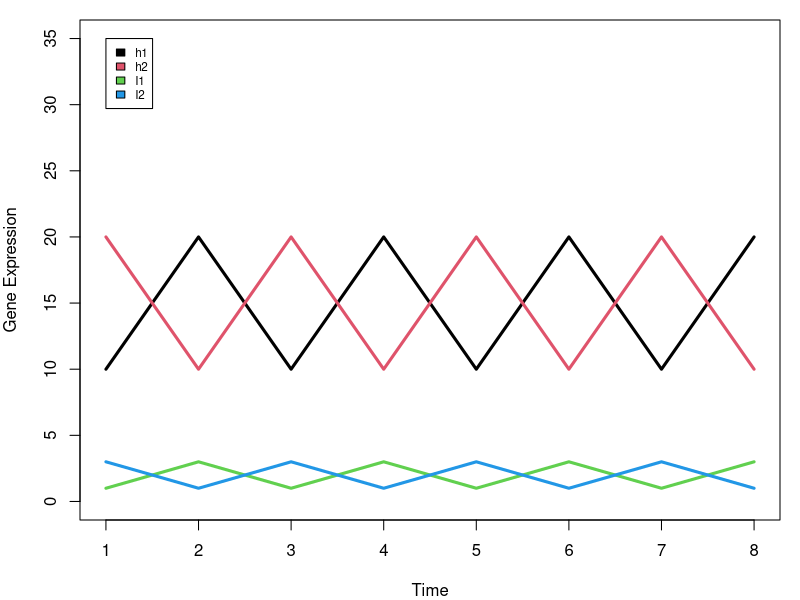
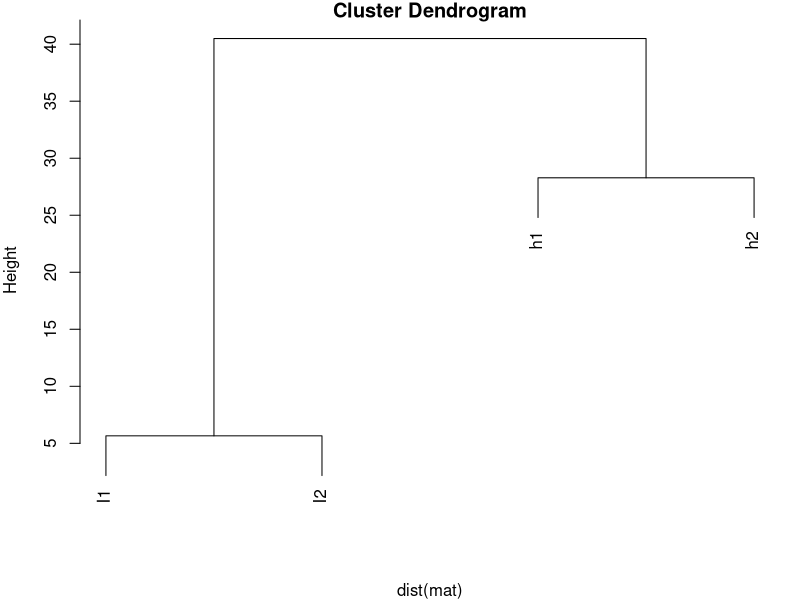
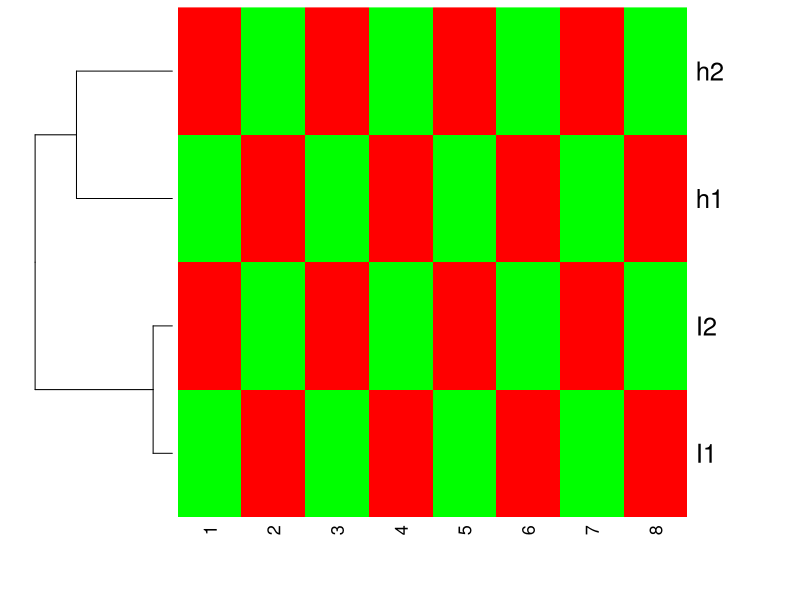
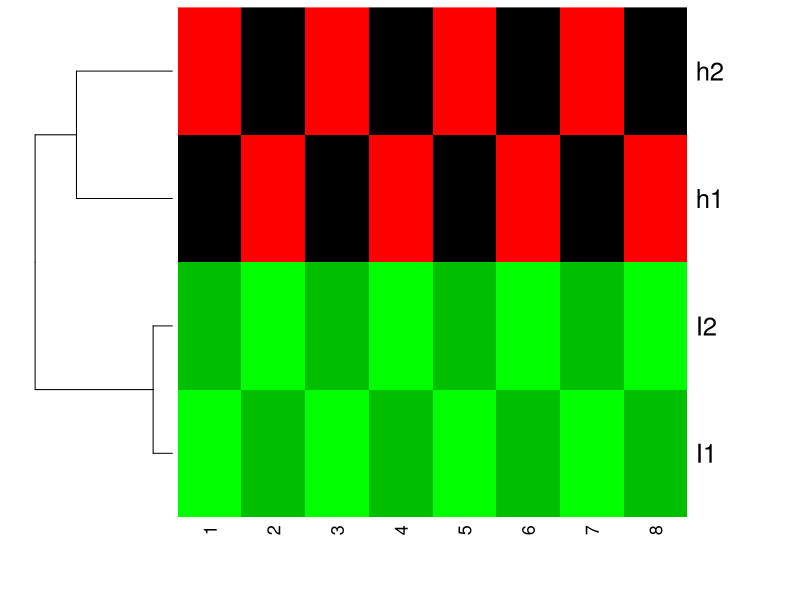
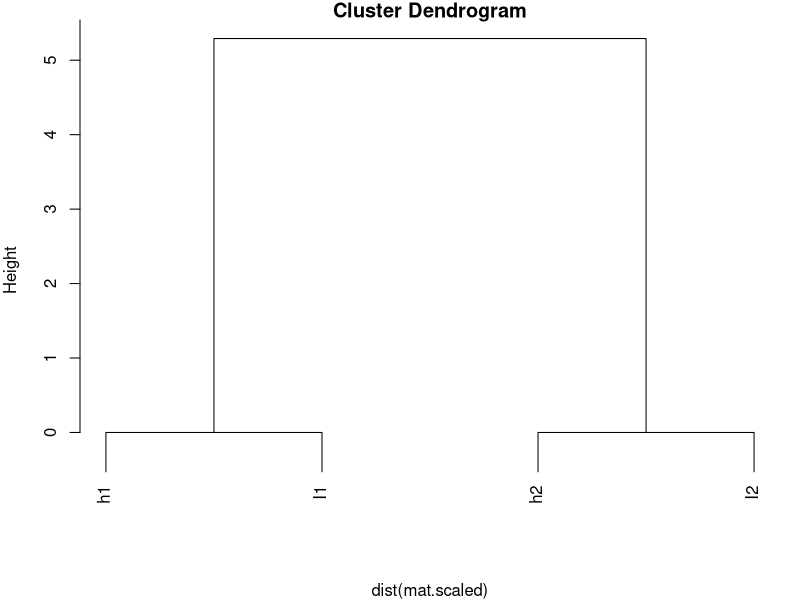
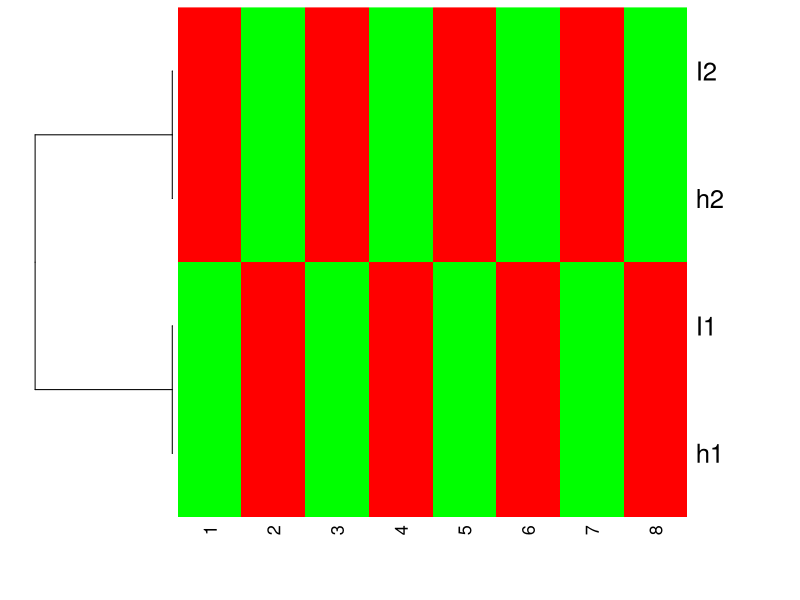
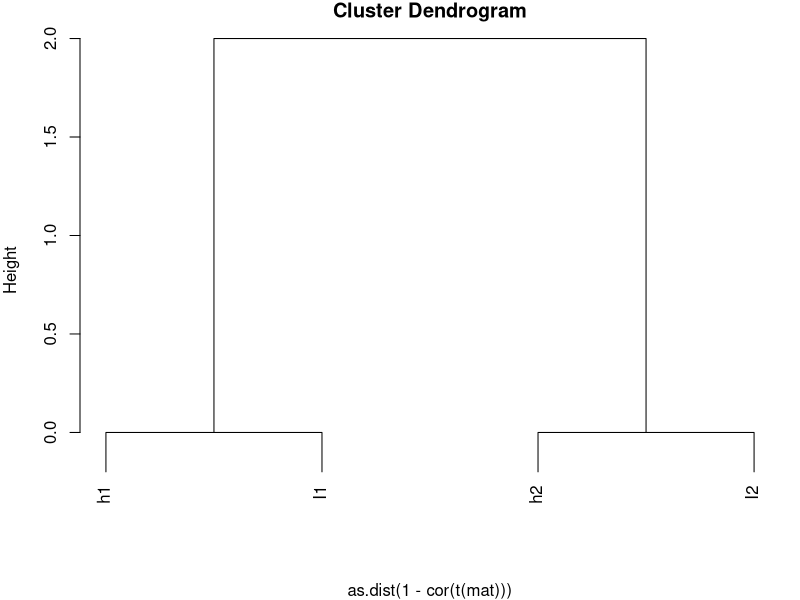
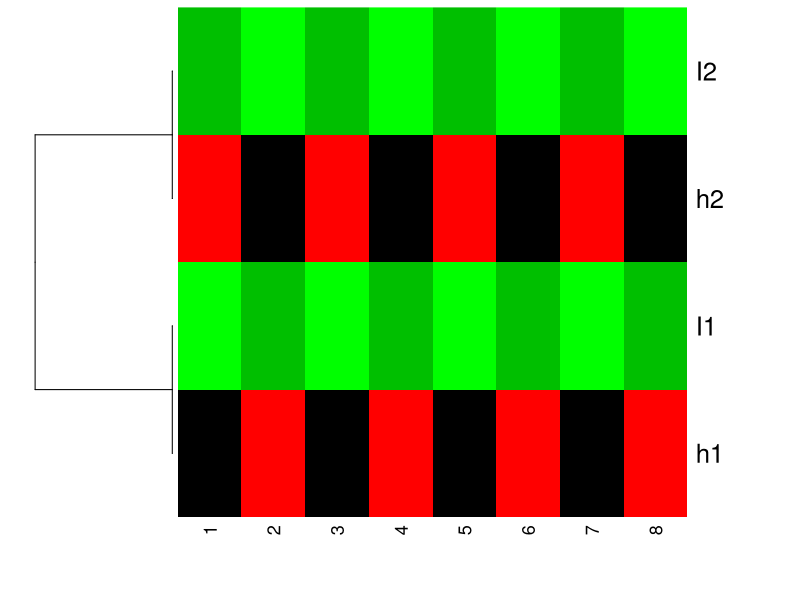

Reproduce these figures in R, in order.
## ---- chunk 1
library(stats)
library(gplots)
library(ggplot2)
## ---- chunk 2
h1 <- c(10,20,10,20,10,20,10,20)
h2 <- c(20,10,20,10,20,10,20,10)

I1 <- c(1,3,1,3,1,3,1,3)
I2 <- c(3,1,3,1,3,1,3,1)

mat <- rbind(h1, h2, I1, I2)

par(mfrow=c(1,1),mar=c(4,4,1,1))
plot(1:8,rep(0,8),ylim=c(0,35),pch="",xlab="Time",ylab="Gene Expression")

for (i in 1:nrow(mat)){
  lines(1:8,mat[i,],lwd=3,col=i)}

legend(1,35,rownames(mat), 1:4, cex=0.7)
## ---- chunk 3
dist(mat)
plot(hclust(dist(mat)))
## ---- chunk 4
?heatmap
## ---- chunk 5
heatmap(mat,Colv = NA,col=greenred(10),scale = "row")
## ---- chunk 6
heatmap(mat,Colv = NA, col=greenred(10),scale = "none")
## ---- chunk 7
mat.scaled <-t(scale(t(mat), center = TRUE, scale = TRUE))
mat.scaled
## ---- chunk 8
dist(mat.scaled)
plot(hclust(dist(mat.scaled)))
## ---- chunk 9
heatmap(mat.scaled, Colv = NA,col= greenred(10),scale = "none")
## ---- chunk 10
cor(t(mat))
1-cor(t(mat))
hc <- hclust(as.dist(1-cor(t(mat))))
plot(hc)
## ---- chunk 11
heatmap(mat, Colv = NA, Rowv = as.dendrogram(hc), col= greenred(10), scale = "none")
## ---- chunk 12
heatmap(mat, Colv = NA, Rowv = as.dendrogram(hc), col= greenred(10), scale = "row")
## ---- chunk 13
heatmap.2(mat,trace = "none", Colv = NA, dendrogram = "row", scale = "none")
## ---- chunk 14
heatmap.2(t(scale(t(mat), center= TRUE, scale = TRUE)), trace = "none", Colv = NA, dendrogram = "row", scale = "none")
## ---- chunk 15
heatmap.2(mat, trace = "none",
          Colv= NA, dendrogram = "row",
          scale = "none",
          hclust=function(x) hclust(x, method='complete'), distfun=function(x) as.dist(1-cor(t(x))))
## ---- chunk 16
heatmap.2(mat, trace = "none",
          Colv= NA, dendrogram = "row",
          scale = "row",
          hclust=function(x) hclust(x, method='complete'), distfun=function(x) as.dist(1-cor(t(x))))
## ---- chunk 17
heatmap.2(t(scale(t(mat), center=TRUE, scale=TRUE)), trace = "none",
          Colv= NA, dendrogram = "row",
          hclust=function(x) hclust(x, method='complete'), distfun=function(x) as.dist(1-cor(t(x))))
